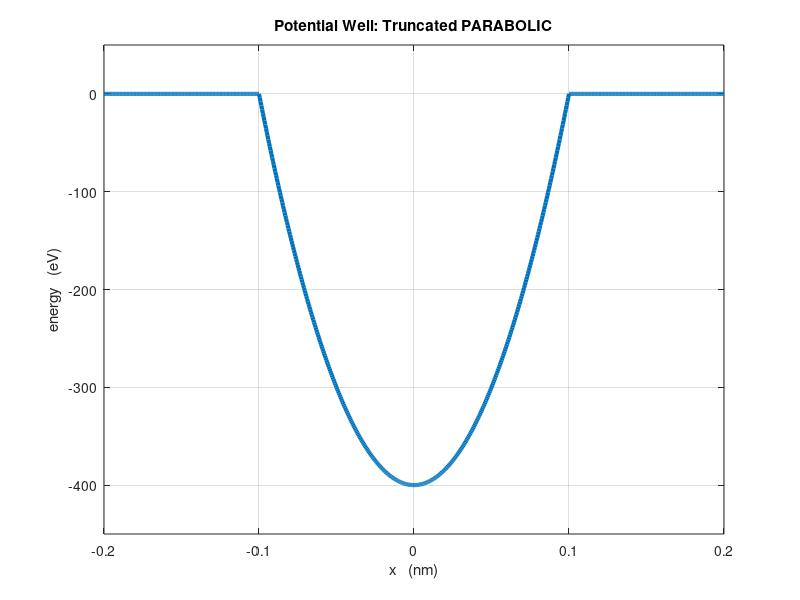

Reproduce this figure in MATLAB.
% se_wells.m
% Ian Cooper
% School of Physics, University of Sydney
% Potential Wells for solving time independent Schrodinger Equation
% You change the Well parameters in the code for each well type
% Energies values are in eV (electron volts)
% Lengths are in nm (nanometers)
% Other units S.I.
% xMin and xMax define range for x-axis
% x1, x2, ...  well parameters - distance (nm)
% U1, U2, ...  well parameters = potential energy (eV)

clear all
close all
clc

num = 801;             % Number of data points (odd number)

% Constants ------------------------------------------------------------
hbar = 1.055e-34;      % J.s
e = 1.602e-19;         % C
me = 9.109e-31;        % kg  electron mass
mp = 1.67252e-27;      % kg  proton mass
mn = 1.67482e-27;        % kg neutron mass
eps0 = 8.854e-12;      % F/m

m = me;                % Mass of particle


Ese = 1.6e-19;                      % Energy scaling factor  
Lse = 1e-9;                         % Length scaling factor
Cse = -hbar^2/(2*m) / (Lse^2*Ese);  % Schrodinger Eq constant       

% Potential well parameters --------------------------------------------
U = zeros(num,1);
U_matrix = zeros(num-2);

% Potential well types -----------------------------------------------
disp('  ');
disp('  ');
disp('   POTENTIAL WELL TYPES - enter 1 or 2 or 3 ... or 7');
disp('  ');
disp('   1: Square well');
disp(' ');
disp('   2: Stepped well (Asymmetrical well)');
disp(' ');
disp('   3: Double well');
disp(' ');
disp('   4: Sloping well');
disp(' ');
disp('   5: Truncated Parabolic well');
disp(' ');
disp('   6: Morse Potential');
disp(' ');
disp('   7: Parabolic fit to Morse Potential');
disp(' ');
disp('   8: Lattice');
disp(' ');
wellType = input('Specify well type: 1, 2, 3, 4, 5, 6, 7, 8    ');
disp(' ');
disp(' ');

% Potential Wells -----------------------------------------------------
switch wellType
   
% square well **********************************************************
case 1
    xMin = -0.1;         % default = -0.1 nm
    xMax = +0.1;         % default = +0.1 nm
    x1 = 0.05;            % 1/2 well width: default = 0.05 nm
    U1 = -400;            % Depth of well (eV): default = -400 eV
    
    % x1 = 1.5e-6;         % code for deuteron
    % xMin = 0;
    % xMax = +20*x1;
    % U1 = -58.5e6;
    %m = mp*mn/(mp+mn);     % reduced mass - deuteron
    
    % U1 = 0;             % code for infinite square well     
     
   x = linspace(xMin,xMax, num);
   for cn = 1 : num
   if abs(x(cn)) <= x1, U(cn) = U1; end; %if;
   end; %for
   s = sprintf('Potential Well: SQUARE');
   
% step well ************************************************************
% Asymmetrical well: comment the line %if x(cn) > x1/2, U(cn) = 0; end
    
    case 2
    xMin = -0.15;        % default = -0.15 nm
    xMax = +0.15;        % default = +0.15 nm
    x1 = 0.1;            % Total width of well: default = 0.1 nm
    x2 = 0.06;           % Width of LHS well: default = 0.06 nm;
    U1 = -400;           % Depth of LHS well; default = -400 eV;
    U2 = -250;           % Depth of RHS well (eV); default = -250 eV;
    
    x = linspace(xMin,xMax, num); 
    for cn = 1 : num
    if x(cn) >= -x1/2,      U(cn) = U1; end;  %if
    if x(cn) >= -x1/2 + x2, U(cn) = U2; end;  %if
    %if x(cn) > x1/2,        U(cn) = 0;  end; %if
        % comment above line to give an asymmetrical well
    end %for
    s = sprintf('Potential Well: STEPPED');
   
% double well ************************************************************   
case 3   
   U1 = -10;      % Depth of LHS well: default = -440 eV
   U2 = -10;      % Depth of RHS well: default = -400 eV
   U3 = 0;       % Depth of separation section: default = 100 eV 
   x1 = 1.475;      % width of LHS well: default = 0.10 nm
   x2 = 1.475;      % Width of RHS well: default = 0.10 nm
   x3 = 0.05;      % Width of separtion section: default = 0.10 nm
   xEnd = 0.0;    % parameters to define range for x-axis: default = 0.05 nm
   
   
   
   xMin = -(xEnd+x1+x3/2);
   xMax = x3/2+x2+xEnd;
   dx = (xMax-xMin)/(num-1);
   x = xMin : dx : xMax;  
        
   for cn = 1 : num
       if x(cn) >= xMin+ xEnd & x(cn) <= x1 + xMin+ xEnd, U(cn) = U1; end;
       if x(cn) >= x3/2 & x(cn) <= x2+x3/2, U(cn) = U2; end;
       if abs(x(cn)) < x3/2, U(cn) = U3; end
   end
   s = sprintf('Potential Well: DOUBLE');
   
% sloping well ***********************************************************
% Enter energies in eV and distances in nm
    case 4
    % Input parameters
    xMin = -0.1;      % default value = -0.1 nm
    xMax = +0.1;      % default value = + 0.1 nm
    U1 = -1200;        % Depth of LHS well: default = -1200 eV;
    U2 = -200;        % Depth of RHS well: default = -200 eV;
    x1 = 0.05;        % 1/2 width of well: default = 0.05 nm;
    
    x = linspace(xMin,xMax, num);
    intercept = (U1+U2)/2;
    slope = (U2-U1)/(2*x1);
    
   for cn = 1 : num
   if abs(x(cn))<= x1, U(cn) = slope * x(cn) + intercept; end;
   end %for    
   s = sprintf('Potential Well: SLOPING');
   
% parabolic ****************************************************************
case 5   
    xMin = -0.2;                  % default = -0. nm
    xMax = +0.2;                  % default = +0.2 nm
    x1 = 0.2;                     % width default = 0.2 nm;
    U1 = -400;                    % well depth default = -400 eV;
    
   x = linspace(xMin,xMax, num); 
   for cn = 1 : num
   if abs(x(cn))<=x1/2,   U(cn) = -(4*U1/(x1*x1))*x(cn)^2+U1; end;
   end %for    
   s = sprintf('Potential Well: Truncated PARABOLIC');
   
% Morse *******************************************************************
case 6   
    U1 = -1200;          % Depth of well (eV): default = -2000
    x0 = 0.08;
    S = 0.075;
   
    xMin = 0;
    xMax = 0.3;
    
    dx = (xMax-xMin)/(num-1);
    x = xMin : dx : xMax;    
    
    for cn = 1 : num
    U(cn) = U1 * (1 - (exp((x0 - x(cn))/S)-1)^2);
    end
    
    s = sprintf('Potential Well: MORSE potential');
 
   
%Parabolic fit to Morse  incomplete
% case 7   
%    disp('Change Setup values for Morse Potential');
%    for c = 1 : num
%       a1 = (U1-U2)/(R2^2);
%       a2 = (U1-U2)*2*R1/(R2^2);
%       a3 = -U1+(U1-U2)*R1^2/R2^2;
%       U(c) = a1*x(c)^2+a2*x(c)+a3;
%    	if U(c) > 400, U(c) = 400; end;   
%    end %for    
%    s = sprintf('Potential Well: PARABOLIC fit to MORSE potential');

% Lattice
case 8 
    num = 5000;
    wellNum = 12;      % number of wells
    U1 = -350;
    x1 = 0.05;
    x2 = 0.075;
    xEnd = 0.05;
    wellDepth = U1.*ones(wellNum,1);   % depth of wells
    wellWidth = x1.*ones(wellNum,1);
    wellSeparation = x2.*ones(wellNum-1,1);
    wellcenter = zeros(wellNum,1);
    xMin = 0;
    xMax = 2*xEnd + sum(wellSeparation) + 0.5*(wellWidth(1)+wellWidth(wellNum));
    x = linspace(xMin,xMax,num);
    dx = (xMax-xMin)/(num-1);
    U = zeros(num,1);
    wellcenter(1) = xMin+xEnd+wellWidth(1)/2;
    
    for cm = 2: wellNum
        wellcenter(cm) = wellcenter(cm-1) + wellSeparation(cm-1);
    end
    
    for cm = 1 : wellNum
    for cn = 1 : num 
        if abs(x(cn)-wellcenter(cm)) <= wellWidth(cm)/2; U(cn) = wellDepth(cm); end
    end
    end
     
    
    %wellDepth = U1 .* ones(numWells,1);
    %wellWidth = R1 .* ones(numWells,1);
    %defect-----------------------
    %wellDepth(5) = U2;
    %wellWidth(5) = R2;
    % defect----------------------
     %  for cn = 1 : numWells
      %     wellCentre(cn) = R1/2+ R1*(cn-1);
       %    for cm = 1: num
        %   if abs(x(cm)-wellCentre(cn)) < R2/2, U(cm) = wellDepth(cn); end
         %  end        
       %end  
   
s = sprintf('Potential Well: Lattice');

% Colvalent bonding   V shaped potentail wells   
    case 9 
    num = 1000;
    U1 = -1000;
    x1 = 0.01;
    xMin = -0.15;
    xMax = -xMin;
    x = linspace(xMin,xMax,num);
    dx = (xMax-xMin)/(num-1);
    U = zeros(num,1);
    Kc = e/(4*pi*eps0*L0);
    %Uc = 2*Kc / (x1/2+eps);
   
    for cn = 1 : num
      U(cn) =  -Kc * (1/abs(x(cn)-x1/2+eps) + 1/abs(x(cn)+x1/2+eps));
    end      
    U = U + U(end);
    
    for cn = 1 : num
       if U(cn) < U1, U(cn) = U1; end
    end    
    %W = R2/2;
        %w(1) = -R1-2*W; w(2) = w(1) + W; w(3) = w(2)+W;
        %w(4) =  R1; w(5) = w(4) + W; w(6) = w(5)+W;
        %slope(1) = U1/(w(2)-w(1)); b(1) = 0 - slope(1)*w(1);
        %slope(2) = -slope(1); b(2) = U1 - slope(2)*w(2);
        %slope(3) = slope(1); b(3) = 0 - slope(3)*w(4);
        %slope(4) = slope(2); b(4) = U1 - slope(4)*w(5);
        %Ua = 0; Ub = 0;
        %xa = x(c)-R2/2; xb = x(c)+R2/2;
   %for cn = 1 : num
        %if x(cn) > w(1) & x(cn) <= w(2), U(cn) = slope(1)*x(cn)+b(1); end
        %if x(cn) > w(2) & x(cn) <= w(3) , U(cn) = slope(2)*x(cn)+b(2); end
        %if x(cn) > w(4) & x(cn) <= w(5), U(cn) = slope(3)*x(cn)+b(3); end
        %if x(cn) > w(5) & x(cn) <= w(6) , U(cn) = slope(4)*x(cn)+b(4); end
    %    if x(cn) > w(1) & x(cn) <= w(2), U(cn) = U1; end
     %   if x(cn) > w(2) & x(cn) <= w(3) , U(cn) = U1; end
      %  if x(cn) > w(4) & x(cn) <= w(5), U(cn) = U1; end
       % if x(cn) > w(5) & x(cn) <= w(6) , U(cn) = U1; end
        
        
        %if abs(xa)<(R1/2),   Ua = (1-2*abs(xa)/R1) * U1; end;
   %if abs(xb)<(R1/2),   Ub = (1-2*abs(xb)/R1) * U1; end;
   %U(c) = Ua+Ub;
   %end  % for cn  
   s = sprintf('Potential Well: Double: V Shaped');
   
    case 10
       xMin = -0.1;         % default = -0.1 nm
    xMax = +0.1;         % default = +0.1 nm
    x1 = 0.05;            % 1/2 well width: default = 0.05 nm
    U1 = -400;            % Depth of well (eV): default = -400 eV
    
    % x1 = 1.5e-6;         % code for deuteron
    % xMin = 0;
    % xMax = +20*x1;
    % U1 = -58.5e6;
    %m = mp*mn/(mp+mn);     % reduced mass - deuteron
    
    % U1 = 0;             % code for infinite square well     
     
   x = linspace(xMin,xMax, num);
   for cn = 1 : num
   if abs(x(cn)) <= x1, U(cn) = U1; end; %if;
   end; %for
   s = sprintf('Potential Well: SQUARE');
   

   
end;   % switch wellType

% Graphics -------------------------------------------------------------\
figure(1);
set(gcf,'Name','Potential Energy','NumberTitle','off')
plot(x,U,'LineWidth',3);
axis([xMin-eps xMax min(U)-50 max(U)+50]);

title(s);
xlabel('x   (nm)');
ylabel('energy   (eV)');
grid on

% Make potential energy matrix
dx = (x(2)-x(1));
dx2 = dx^2;


for cn =1:(num-2)
    U_matrix(cn,cn) = U(cn+1);
end;
